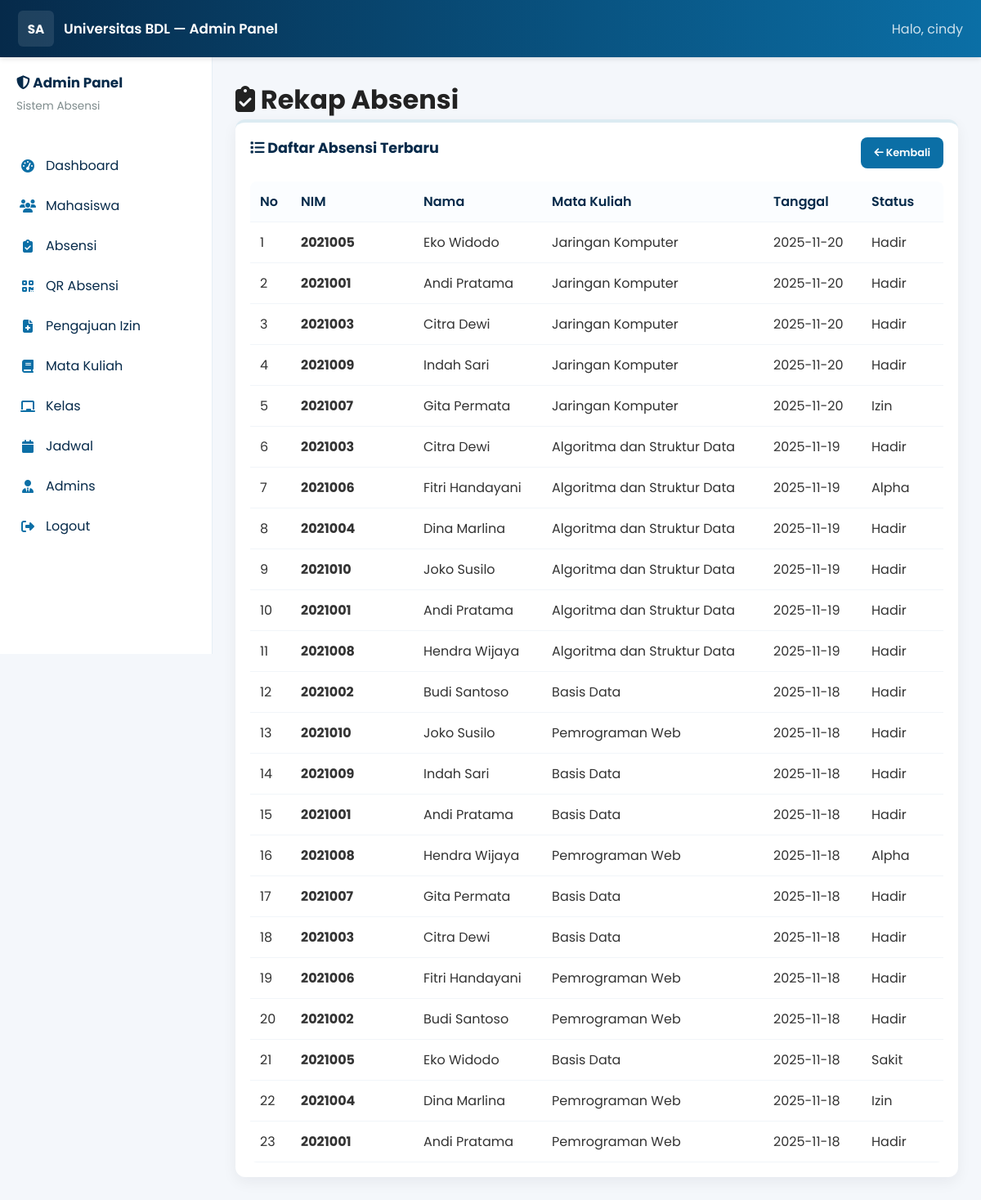
/public/admin/attendance.php (signed in), run on the app's committed database.
### tables this page shows
CREATE TABLE absensi (
    id INT AUTO_INCREMENT PRIMARY KEY,
    id_mahasiswa INT NOT NULL,
    id_jadwal INT NOT NULL,
    tanggal DATE NOT NULL,
    waktu_absen TIMESTAMP DEFAULT CURRENT_TIMESTAMP,
    status ENUM('Hadir','Izin','Sakit','Alpha') NOT NULL,
    lokasi_lat DOUBLE,
    lokasi_long DOUBLE,
    face_match_score DECIMAL(5,2),
    device_info TEXT,
    verified BOOLEAN DEFAULT FALSE,
    created_at TIMESTAMP DEFAULT CURRENT_TIMESTAMP,
    deleted_at TIMESTAMP NULL DEFAULT NULL,
    FOREIGN KEY (id_mahasiswa) REFERENCES mahasiswa(id) ON DELETE CASCADE,
    FOREIGN KEY (id_jadwal) REFERENCES jadwal(id) ON DELETE CASCADE,
    UNIQUE KEY unique_absen (id_mahasiswa, id_jadwal, tanggal),
    INDEX idx_tanggal (tanggal),
    INDEX idx_status (status),
    INDEX idx_mhs_tgl (id_mahasiswa, tanggal)
);

CREATE TABLE mahasiswa (
    id INT AUTO_INCREMENT PRIMARY KEY,
    nim VARCHAR(15) UNIQUE NOT NULL,
    nama VARCHAR(100) NOT NULL,
    email VARCHAR(100) UNIQUE NOT NULL,
    password VARCHAR(255) NOT NULL,
    face_id TEXT,
    created_at TIMESTAMP DEFAULT CURRENT_TIMESTAMP,
    deleted_at TIMESTAMP NULL DEFAULT NULL,
    INDEX idx_nim (nim),
    INDEX idx_email (email)
);

CREATE TABLE mata_kuliah (
    id INT AUTO_INCREMENT PRIMARY KEY,
    kode_mk VARCHAR(10) UNIQUE NOT NULL,
    nama_mk VARCHAR(100) NOT NULL,
    sks INT NOT NULL CHECK (sks BETWEEN 1 AND 6),
    created_at TIMESTAMP DEFAULT CURRENT_TIMESTAMP,
    deleted_at TIMESTAMP NULL DEFAULT NULL,
    INDEX idx_kode (kode_mk)
);

### public/admin/attendance.php (the view)
<?php
require_once __DIR__ . '/includes/header.php';
$res = $conn->query("SELECT a.id, m.nim, m.nama, mk.nama_mk, a.tanggal, a.status FROM absensi a JOIN mahasiswa m ON a.id_mahasiswa = m.id JOIN jadwal j ON a.id_jadwal = j.id JOIN kelas k ON j.id_kelas = k.id JOIN mata_kuliah mk ON k.id_mk = mk.id WHERE a.deleted_at IS NULL ORDER BY a.tanggal DESC LIMIT 100");
?>
            <h1><i class="fas fa-clipboard-check"></i> Rekap Absensi</h1>
            <div class="card">
                <div style="display: flex; justify-content: space-between; align-items: center; margin-bottom: 16px;">
                    <h2><i class="fas fa-list"></i> Daftar Absensi Terbaru</h2>
                    <a href="index.php" class="btn" style="font-size: 0.8rem;"><i class="fas fa-arrow-left"></i> Kembali</a>
                </div>
                <table>
                    <thead>
                        <tr>
                            <th style="width: 50px;">No</th>
                            <th style="width: 150px;">NIM</th>
                            <th>Nama</th>
                            <th>Mata Kuliah</th>
                            <th style="width: 120px;">Tanggal</th>
                            <th style="width: 100px;">Status</th>
                        </tr>
                    </thead>
                    <tbody>
                    <?php $i=1; if ($res): while($row = $res->fetch_assoc()): ?>
                        <tr>
                            <td><?php echo $i++; ?></td>
                            <td><strong><?php echo htmlspecialchars($row['nim']); ?></strong></td>
                            <td><?php echo htmlspecialchars($row['nama']); ?></td>
                            <td><?php echo htmlspecialchars($row['nama_mk']); ?></td>
                            <td><?php echo htmlspecialchars($row['tanggal']); ?></td>
                            <td>
                                <?php
                                $status = htmlspecialchars($row['status']);
                                $class = '';
                                if ($status == 'Hadir') { $class = 'status-success'; }
                                elseif ($status == 'Izin') { $class = 'status-warning'; }
                                elseif ($status == 'Sakit') { $class = 'status-info'; }
                                elseif ($status == 'Alpha') { $class = 'status-danger'; }
                                ?>
                                <span class="status-badge <?php echo $class; ?>"><?php echo $status; ?></span>
                            </td>
                        </tr>
                    <?php endwhile; else: ?>
                        <tr>
                            <td colspan="6" style="text-align: center; color: var(--gray);">Tidak ada data absensi.</td>
                        </tr>
                    <?php endif; ?>
                    </tbody>
                </table>
            </div>
<?php require_once __DIR__ . '/includes/footer.php'; ?>

### public/admin/includes/header.php (shortened to what this page needs)
<?php
function admin_name() {
    return $_SESSION['admin_name'] ?? 'Admin';
}
?>
<!DOCTYPE html>
<html lang="id">
<head>
    <link rel="stylesheet" href="https://cdnjs.cloudflare.com/ajax/libs/font-awesome/6.4.0/css/all.min.css">
    <link rel="stylesheet" href="assets/css/admin.css">
</head>
<body>
    <div class="topbar">
        <div class="brand">
            <div class="logo">SA</div>
            <div class="campus-name">Universitas BDL — Admin Panel</div>
        </div>
        <div style="margin-left: auto; display: flex; align-items: center; gap: 12px;">
            <span style="color: rgba(255,255,255,0.8);">Halo, <?php echo htmlspecialchars(admin_name()); ?></span>
        </div>
    </div>
    <div class="admin-wrap">
        <aside class="sidebar">
            <div class="sidebar-header">
                <h2><i class="fas fa-shield-alt"></i> Admin Panel</h2>
                <p>Sistem Absensi</p>
            </div>
            <nav>
                <ul class="nav">
                    <li><a href="index.php"><i class="fas fa-tachometer-alt"></i> <span class="label">Dashboard</span></a></li>
                    <li><a href="students.php"><i class="fas fa-users"></i> <span class="label">Mahasiswa</span></a></li>
                    <li><a href="attendance.php"><i class="fas fa-clipboard-check"></i> <span class="label">Absensi</span></a></li>
                    <li><a href="qr_session.php"><i class="fas fa-qrcode"></i> <span class="label">QR Absensi</span></a></li>
                    <li><a href="izin_requests.php"><i class="fas fa-file-medical"></i> <span class="label">Pengajuan Izin</span></a></li>
                    <li><a href="courses.php"><i class="fas fa-book"></i> <span class="label">Mata Kuliah</span></a></li>
                    <li><a href="classes.php"><i class="fas fa-chalkboard"></i> <span class="label">Kelas</span></a></li>
                    <li><a href="schedules.php"><i class="fas fa-calendar"></i> <span class="label">Jadwal</span></a></li>
                    <li><a href="admins.php"><i class="fas fa-user-tie"></i> <span class="label">Admins</span></a></li>
                    <li><a href="logout.php"><i class="fas fa-sign-out-alt"></i> <span class="label">Logout</span></a></li>
                </ul>
            </nav>
        </aside>
        <main class="main">

### public/admin/includes/footer.php (shortened to what this page needs)
        </main>
    </div>
</body>
</html>

### public/admin/assets/css/admin.css (style rules this page uses)
:root { --primary: #062a4a; --secondary: #0b6fa6; --accent: #c49a6c; --success: #27ae60; --warning: #f39c12; --danger: #e74c3c; --light: #f4f7fb; --dark: #062a4a; --gray: #7f8c8d; }
* { margin: 0; padding: 0; box-sizing: border-box; font-family: 'Poppins', system-ui, -apple-system, 'Segoe UI', Roboto, 'Helvetica Neue', Arial; }
body { background-color: var(--light); color: #222; -webkit-font-smoothing: antialiased; }
.admin-wrap { display: flex; min-height: calc(100vh - 70px); }
.topbar { height: 70px; background: linear-gradient(90deg, var(--primary), var(--secondary)); color: white; display: flex; align-items: center; padding: 0 22px; box-shadow: 0 2px 6px rgba(8, 18, 28, 0.12); position: fixed; top: 0; width: 100%; z-index: 100; }
.topbar .brand { display: flex; align-items: center; gap: 12px; }
.brand .logo { width: 44px; height: 44px; border-radius: 6px; background: rgba(255, 255, 255, 0.1); display: flex; align-items: center; justify-content: center; font-weight: 700; color: white; font-size: 0.95rem; }
.topbar .campus-name { font-weight: 600; font-size: 1.05rem; }
.sidebar { width: 260px; background: white; color: var(--dark); padding: 18px 0; border-right: 1px solid #e6eef6; transition: width 0.3s ease; position: fixed; left: 0; top: 70px; height: calc(100vh - 70px); overflow-y: auto; }
.sidebar-header { padding: 0 20px 18px; text-align: left; }
.sidebar-header h2 { font-size: 1.05rem; margin-bottom: 6px; color: var(--dark); }
.sidebar-header p { font-size: 0.85rem; color: var(--gray); }
.nav { list-style: none; padding: 20px 0; }
.nav li { padding: 0; }
.nav a { color: var(--dark); text-decoration: none; display: flex; align-items: center; padding: 12px 20px; transition: all 0.18s ease; border-left: 4px solid transparent; gap: 12px; border-radius: 6px; }
.nav a i { width: 20px; text-align: center; color: var(--secondary); }
.main { flex: 1; margin-left: 260px; margin-top: 70px; padding: 28px; overflow-y: auto; }
.card { background: white; border-radius: 12px; box-shadow: 0 6px 18px rgba(10, 24, 40, 0.06); padding: 18px; transition: transform 0.18s ease, box-shadow 0.18s ease; border-top: 4px solid rgba(11, 111, 166, 0.14); }
.card h2 { font-size: 1.1rem; color: var(--dark); margin-bottom: 12px; }
table { border-collapse: collapse; width: 100%; background: white; border-radius: 8px; overflow: hidden; }
thead { background: #fbfdff; }
th { padding: 12px; text-align: left; font-weight: 600; color: var(--dark); border-bottom: 1px solid #f1f5f9; }
td { padding: 12px; border-bottom: 1px solid #f1f5f9; color: #333; }
.btn { display: inline-block; padding: 10px 16px; border-radius: 8px; background: var(--secondary); color: white; text-decoration: none; font-weight: 600; transition: all 0.3s ease; border: none; cursor: pointer; font-size: 0.9rem; }

### data on the page
absensi: id_mahasiswa.nim "2021005", id_mahasiswa.nama "Eko Widodo", mata_kuliah.nama_mk "Jaringan Komputer", tanggal "2025-11-20", status "Hadir"
absensi: id_mahasiswa.nim "2021001", id_mahasiswa.nama "Andi Pratama", mata_kuliah.nama_mk "Jaringan Komputer", tanggal "2025-11-20", status "Hadir"
absensi: id_mahasiswa.nim "2021003", id_mahasiswa.nama "Citra Dewi", mata_kuliah.nama_mk "Jaringan Komputer", tanggal "2025-11-20", status "Hadir"
absensi: id_mahasiswa.nim "2021009", id_mahasiswa.nama "Indah Sari", mata_kuliah.nama_mk "Jaringan Komputer", tanggal "2025-11-20", status "Hadir"
absensi: id_mahasiswa.nim "2021007", id_mahasiswa.nama "Gita Permata", mata_kuliah.nama_mk "Jaringan Komputer", tanggal "2025-11-20", status "Izin"
absensi: id_mahasiswa.nim "2021003", id_mahasiswa.nama "Citra Dewi", mata_kuliah.nama_mk "Algoritma dan Struktur Data", tanggal "2025-11-19", status "Hadir"
absensi: id_mahasiswa.nim "2021006", id_mahasiswa.nama "Fitri Handayani", mata_kuliah.nama_mk "Algoritma dan Struktur Data", tanggal "2025-11-19", status "Alpha"
absensi: id_mahasiswa.nim "2021004", id_mahasiswa.nama "Dina Marlina", mata_kuliah.nama_mk "Algoritma dan Struktur Data", tanggal "2025-11-19", status "Hadir"
absensi: id_mahasiswa.nim "2021010", id_mahasiswa.nama "Joko Susilo", mata_kuliah.nama_mk "Algoritma dan Struktur Data", tanggal "2025-11-19", status "Hadir"
absensi: id_mahasiswa.nim "2021001", id_mahasiswa.nama "Andi Pratama", mata_kuliah.nama_mk "Algoritma dan Struktur Data", tanggal "2025-11-19", status "Hadir"
absensi: id_mahasiswa.nim "2021008", id_mahasiswa.nama "Hendra Wijaya", mata_kuliah.nama_mk "Algoritma dan Struktur Data", tanggal "2025-11-19", status "Hadir"
absensi: id_mahasiswa.nim "2021002", id_mahasiswa.nama "Budi Santoso", mata_kuliah.nama_mk "Basis Data", tanggal "2025-11-18", status "Hadir"
absensi: id_mahasiswa.nim "2021010", id_mahasiswa.nama "Joko Susilo", mata_kuliah.nama_mk "Pemrograman Web", tanggal "2025-11-18", status "Hadir"
absensi: id_mahasiswa.nim "2021009", id_mahasiswa.nama "Indah Sari", mata_kuliah.nama_mk "Basis Data", tanggal "2025-11-18", status "Hadir"
absensi: id_mahasiswa.nim "2021001", id_mahasiswa.nama "Andi Pratama", mata_kuliah.nama_mk "Basis Data", tanggal "2025-11-18", status "Hadir"
absensi: id_mahasiswa.nim "2021008", id_mahasiswa.nama "Hendra Wijaya", mata_kuliah.nama_mk "Pemrograman Web", tanggal "2025-11-18", status "Alpha"
absensi: id_mahasiswa.nim "2021007", id_mahasiswa.nama "Gita Permata", mata_kuliah.nama_mk "Basis Data", tanggal "2025-11-18", status "Hadir"
absensi: id_mahasiswa.nim "2021003", id_mahasiswa.nama "Citra Dewi", mata_kuliah.nama_mk "Basis Data", tanggal "2025-11-18", status "Hadir"
absensi: id_mahasiswa.nim "2021006", id_mahasiswa.nama "Fitri Handayani", mata_kuliah.nama_mk "Pemrograman Web", tanggal "2025-11-18", status "Hadir"
absensi: id_mahasiswa.nim "2021002", id_mahasiswa.nama "Budi Santoso", mata_kuliah.nama_mk "Pemrograman Web", tanggal "2025-11-18", status "Hadir"
absensi: id_mahasiswa.nim "2021005", id_mahasiswa.nama "Eko Widodo", mata_kuliah.nama_mk "Basis Data", tanggal "2025-11-18", status "Sakit"
absensi: id_mahasiswa.nim "2021004", id_mahasiswa.nama "Dina Marlina", mata_kuliah.nama_mk "Pemrograman Web", tanggal "2025-11-18", status "Izin"
absensi: id_mahasiswa.nim "2021001", id_mahasiswa.nama "Andi Pratama", mata_kuliah.nama_mk "Pemrograman Web", tanggal "2025-11-18", status "Hadir"

### other printed values
admin_name() "cindy"
